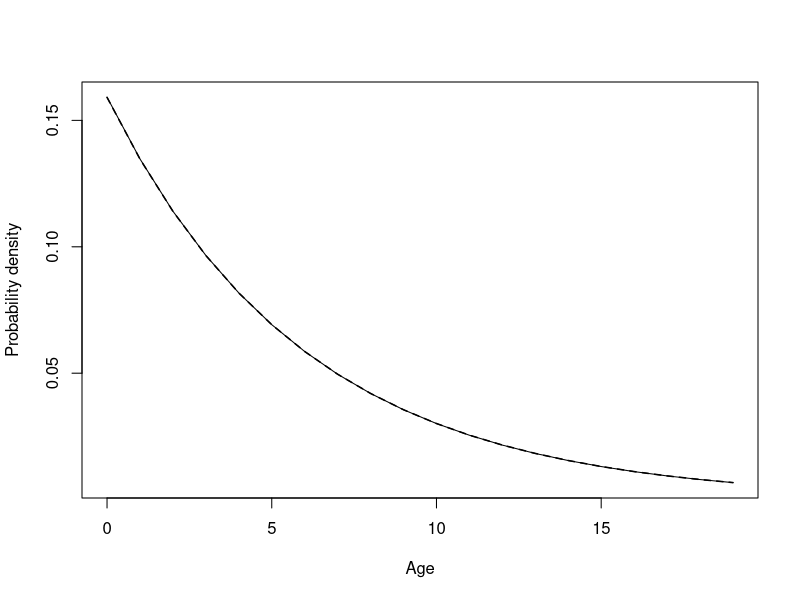
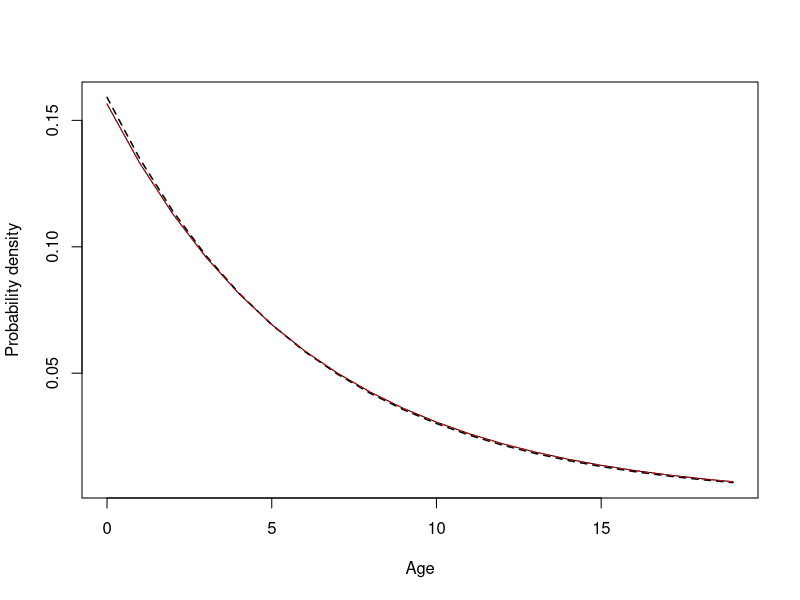
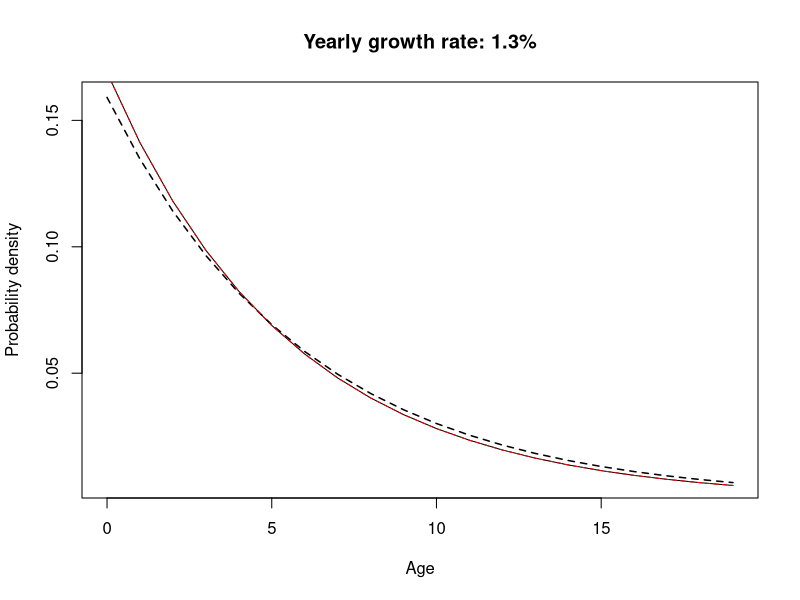
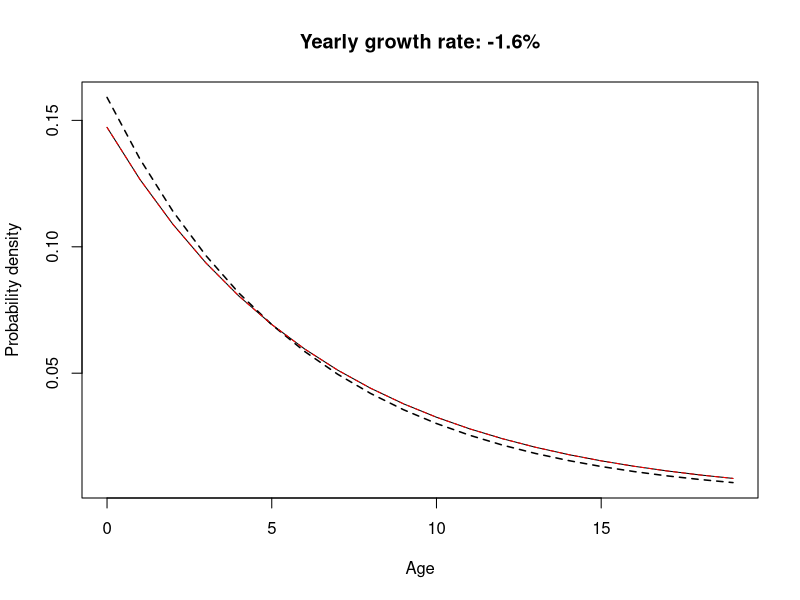
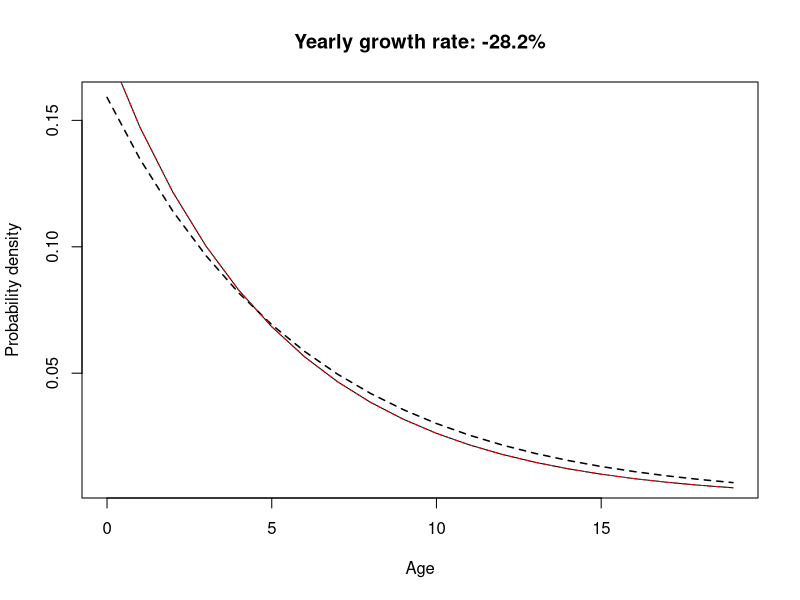
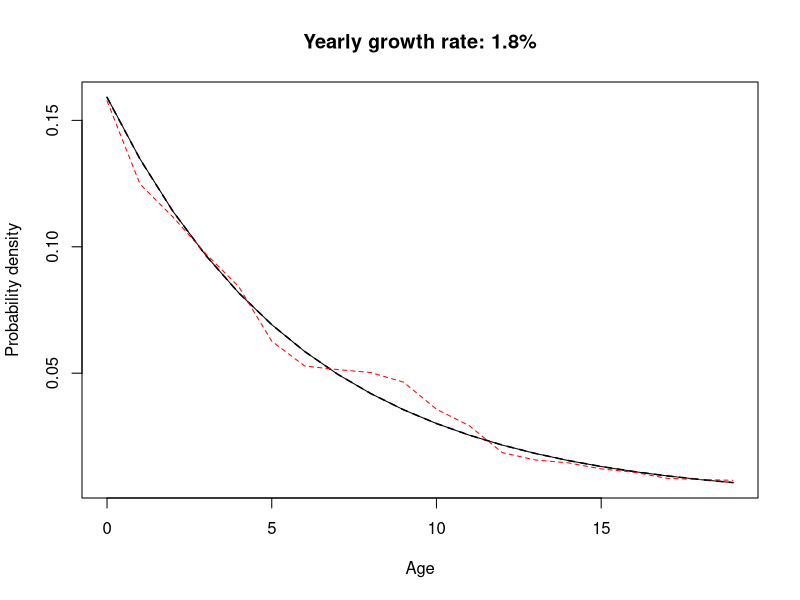
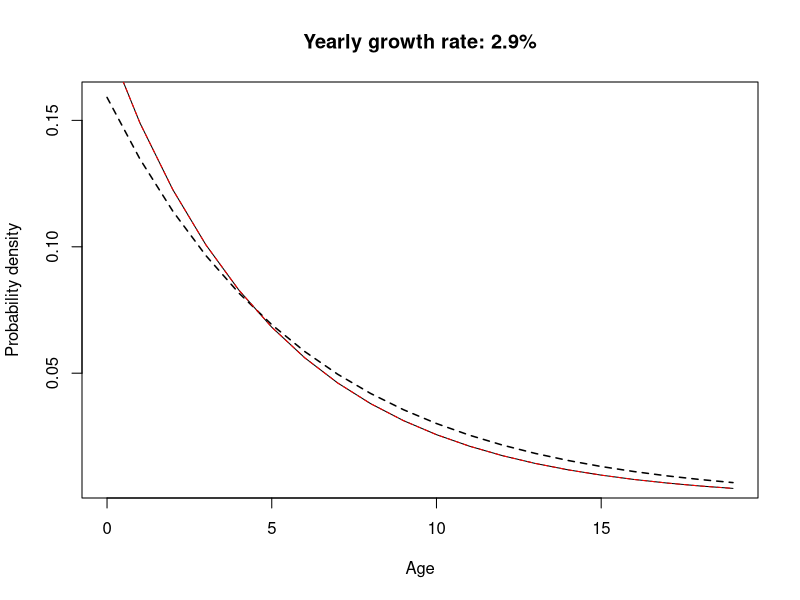
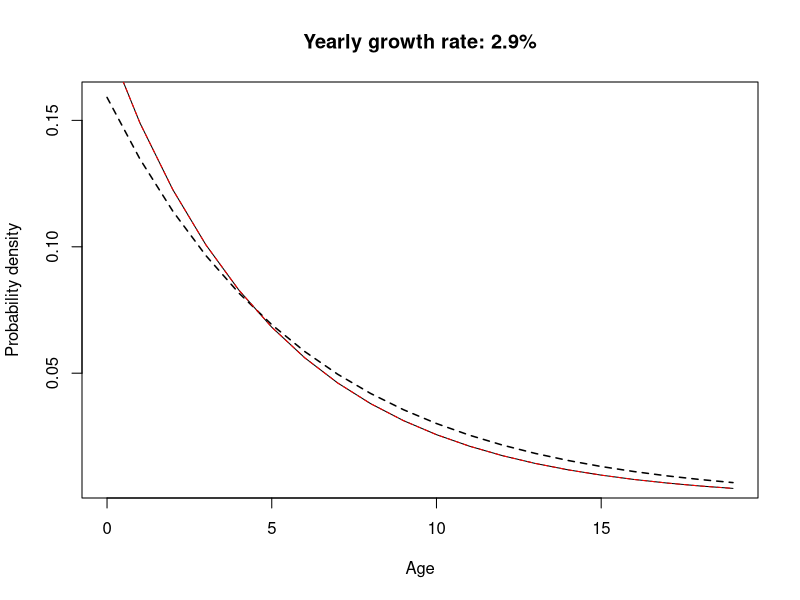

The R script that drew these images, in order:
## ---- chunk 1
knitr::opts_chunk$set(echo = TRUE, eval = TRUE)
## ---- chunk 2
## DEFINING THE LESLIE MATRIX
## =============================

survival <- 0.8465        # yearly survival for all age categories
exp_fecun <- 2            # expected fecundity
alpha <- 10               # age of maturity (knife-edge)
max_age <- 19             # the maximum age

## Initiate the matrix with zeros
Leslie_simple <- matrix(0, nrow = max_age + 1, ncol = max_age + 1)

## Define the first fecundity row, and only keep fecundity for mature categories
fecun_row <- rep(exp_fecun / 2, times = max_age + 1)
fecun_row[0:(max_age) < alpha] <- 0

Leslie_simple[1, ] <- fecun_row

## Create matrix with survival on the diagonal and zeros elsewhere, for survival
surv_mat <- matrix(0, nrow = max_age, ncol = max_age)
diag(surv_mat) <- survival

Leslie_simple[2:(max_age + 1), 1:max_age] <- surv_mat
## ---- chunk 3
## Extract dominant eigenvalue and eigenvector
orig_dom_value <- Re(eigen(Leslie_simple, symmetric=F)$values[1])    
orig_dom_value    # close to 1, which is the expected growth rate 

orig_dom_vector <- Re(eigen(Leslie_simple, symmetric=F)$vectors[, 1])

## Create a plot to show the dominant distribution as a dashed line
plot(y = orig_dom_vector / sum(orig_dom_vector), # divide by sum to be a pdf
     x = 0:19, type = "l", ylab = "Probability density", xlab = "Age", 
     lty = "dashed", lwd = 1.5) 
                                                   
## Now add the 'true' geometric distribution as a solid line
lines(x = 0:19, y = dgeom(0:19,  1 - survival) / pgeom(19, 1 - survival))
## ---- chunk 4
## Create a new fecundity row
set.seed(707707)
fecun_row <- (rep(exp_fecun, times = max_age + 1) + rnorm(20, 0, 0.2)) / 2
fecun_row[0:(max_age) < alpha] <- 0

Leslie_simple[1, ] <- fecun_row

## Re extract the eigen value and vector, and plot
dom_value <- Re(eigen(Leslie_simple, symmetric=F)$values[1])  
dom_value

dom_vector <- Re(eigen(Leslie_simple, symmetric=F)$vectors[, 1])

## Recreate the old plot
plot(y = orig_dom_vector / sum(orig_dom_vector), # divide by sum to be a pdf
     x = 0:19, type = "l", ylab = "Probability density", xlab = "Age", 
     lty = "dashed", lwd = 1.5) 
lines(x = 0:19, y = dgeom(0:19,  1 - (survival / dom_value)) / 
  pgeom(19, prob = 1 - (survival / dom_value)))
## Add the new stuff
lines(x = 0:19, y = dom_vector / sum(dom_vector), col = "red", lty = "dashed")
## ---- chunk 5
fecun_row <- rep(exp_fecun / 2, times = max_age + 1) * 1.2 # 20% increase
fecun_row[0:(max_age) < alpha] <- 0

Leslie_simple[1, ] <- fecun_row

## Re extract the eigen value and vector, and plot
dom_value <- Re(eigen(Leslie_simple, symmetric=F)$values[1])  
dom_value

dom_vector <- Re(eigen(Leslie_simple, symmetric=F)$vectors[, 1])

## Recreate the old plot
plot(y = orig_dom_vector / sum(orig_dom_vector), # divide by sum to be a pdf
     x = 0:19, type = "l", ylab = "Probability density", xlab = "Age", 
     lty = "dashed", lwd = 1.5, 
     main = paste0("Yearly growth rate: ", round(dom_value - 1, 3) * 100, "%")) 
lines(x = 0:19, y = dgeom(0:19,  1 - (survival / dom_value)) / 
  pgeom(19, prob = 1 - (survival / dom_value)))
## Add the new stuff
lines(x = 0:19, y = dom_vector / sum(dom_vector), col = "red", lty = "dashed")

## ---- chunk 6
fecun_row <- rep(exp_fecun / 2, times = max_age + 1) - 0.2 # 20% decrease
fecun_row[0:(max_age) < alpha] <- 0

Leslie_simple[1, ] <- fecun_row

## Re extract the eigen value and vector, and plot
dom_value <- Re(eigen(Leslie_simple, symmetric=F)$values[1])  
dom_value

dom_vector <- Re(eigen(Leslie_simple, symmetric=F)$vectors[, 1])

## Recreate the old plot
plot(y = orig_dom_vector / sum(orig_dom_vector), # divide by sum to be a pdf
     x = 0:19, type = "l", ylab = "Probability density", xlab = "Age", 
     lty = "dashed", lwd = 1.5, 
     main = paste0("Yearly growth rate: ", round(dom_value - 1, 3) * 100, "%")) 
lines(x = 0:19, y = dgeom(0:19,  1 - (survival / dom_value)) / 
  pgeom(19, prob = 1 - (survival / dom_value)))

## Add the new stuff
lines(x = 0:19, y = dom_vector / sum(dom_vector), col = "red", lty = "dashed")

## ---- chunk 7
## Set fecundity to original
fecun_row <- rep(exp_fecun / 2, times = max_age + 1) 
fecun_row[0:(max_age) < alpha] <- 0

Leslie_simple[1, ] <- fecun_row

## Now change the survival part
surv_mat <- matrix(0, nrow = max_age, ncol = max_age)
diag(surv_mat) <- survival * 0.7    # 30% decrease

Leslie_simple[2:(max_age + 1), 1:max_age] <- surv_mat

## Re extract the eigen value and vector, and plot
dom_value <- Re(eigen(Leslie_simple, symmetric=F)$values[1])  
dom_value

dom_vector <- Re(eigen(Leslie_simple, symmetric=F)$vectors[, 1])

## Recreate the old plot
plot(y = orig_dom_vector / sum(orig_dom_vector), # divide by sum to be a pdf
     x = 0:19, type = "l", ylab = "Probability density", xlab = "Age", 
     lty = "dashed", lwd = 1.5, 
     main = paste0("Yearly growth rate: ", round(dom_value - 1, 3) * 100, "%")) 
# lines(x = 0:19, y = dgeom(0:19,  1 - survival * 0.5) / pgeom(19, prob = 1 - survival * 0.5))
lines(x = 0:19, y = dgeom(0:19,  1 - (survival * 0.7 / dom_value)) / 
  pgeom(19, prob = 1 - (survival * 0.7 / dom_value)))
## Add the new stuff in red
lines(x = 0:19, y = dom_vector / sum(dom_vector), col = "red", lty = "dashed")

## ---- chunk 8
## Set fecundity to original
fecun_row <- rep(exp_fecun / 2, times = max_age + 1) 
fecun_row[0:(max_age) < alpha] <- 0

Leslie_simple[1, ] <- fecun_row

## Now change the survival part
surv_mat <- matrix(0, nrow = max_age, ncol = max_age)
diag(surv_mat) <- rep(survival, 19) + rnorm(19, 0.02, 0.1)  # 2% increase, sd=0.1

Leslie_simple[2:(max_age + 1), 1:max_age] <- surv_mat

## Re extract the eigen value and vector, and plot
dom_value <- Re(eigen(Leslie_simple, symmetric=F)$values[1])  
dom_value

dom_vector <- Re(eigen(Leslie_simple, symmetric=F)$vectors[, 1])

## Recreate the old plot
plot(y = orig_dom_vector / sum(orig_dom_vector), # divide by sum to be a pdf
     x = 0:19, type = "l", ylab = "Probability density", xlab = "Age", 
     lty = "dashed", lwd = 1.5, 
     main = paste0("Yearly growth rate: ", round(dom_value - 1, 3) * 100, "%")) 
lines(x = 0:19, y = dgeom(0:19,  1 - survival) / pgeom(19, prob = 1 - survival))

## Add the new stuff
lines(x = 0:19, y = dom_vector / sum(dom_vector), col = "red", lty = "dashed")
## ---- chunk 9
fecun_row <- rep(exp_fecun / 2, times = max_age + 1) + 0.5 # 50% increase
fecun_row[0:(max_age) < alpha] <- 0

Leslie_simple[1, ] <- fecun_row

## Reset the survival part
surv_mat <- matrix(0, nrow = max_age, ncol = max_age)
diag(surv_mat) <- rep(survival, 19) 

Leslie_simple[2:(max_age + 1), 1:max_age] <- surv_mat

## Re extract the eigen value and vector, and plot
dom_value <- Re(eigen(Leslie_simple, symmetric=F)$values[1])  
dom_value

dom_vector <- Re(eigen(Leslie_simple, symmetric=F)$vectors[, 1])

## Recreate the old plot
plot(y = orig_dom_vector / sum(orig_dom_vector), # divide by sum to be a pdf
     x = 0:19, type = "l", ylab = "Probability density", xlab = "Age", 
     lty = "dashed", lwd = 1.5, 
     main = paste0("Yearly growth rate: ", round(dom_value - 1, 3) * 100, "%")) 
lines(x = 0:19, y = dgeom(0:19,  1 - (survival / dom_value)) / 
  pgeom(19, prob = 1 - (survival / dom_value)))

## Add the new stuff
lines(x = 0:19, y = dom_vector / sum(dom_vector), col = "red", lty = "dashed")

## ---- chunk 10
## Recreate the old plot
plot(y = orig_dom_vector / sum(orig_dom_vector), # divide by sum to be a pdf
     x = 0:19, type = "l", ylab = "Probability density", xlab = "Age", 
     lty = "dashed", lwd = 1.5, 
     main = paste0("Yearly growth rate: ", round(dom_value - 1, 3) * 100, "%")) 
lines(x = 0:19, y = dgeom(0:19,  1 - (survival / dom_value)) / 
  pgeom(19, prob = 1 - (survival / dom_value)))

## Add the new stuff
lines(x = 0:19, y = dom_vector / sum(dom_vector), col = "red", lty = "dashed")
## ---- chunk 11
fecun_row <- rep(exp_fecun / 2, times = max_age + 1) - 0.7 # 70% increase
fecun_row[0:(max_age) < alpha] <- 0

Leslie_simple[1, ] <- fecun_row

## Reset the survival part
surv_mat <- matrix(0, nrow = max_age, ncol = max_age)
diag(surv_mat) <- rep(survival, 19) 

Leslie_simple[2:(max_age + 1), 1:max_age] <- surv_mat

## Re extract the eigen value and vector, and plot
dom_value <- Re(eigen(Leslie_simple, symmetric=F)$values[1])  
dom_value

dom_vector <- Re(eigen(Leslie_simple, symmetric=F)$vectors[, 1])

## Recreate the old plot
plot(y = orig_dom_vector / sum(orig_dom_vector), # divide by sum to be a pdf
     x = 0:19, type = "l", ylab = "Probability density", xlab = "Age", 
     lty = "dashed", lwd = 1.5, 
     main = paste0("Yearly growth rate: ", round(dom_value - 1, 3) * 100, "%")) 
lines(x = 0:19, y = dgeom(0:19,  1 - (survival / dom_value)) / 
  pgeom(19, prob = 1 - (survival / dom_value)))

## Add the new stuff
lines(x = 0:19, y = dom_vector / sum(dom_vector), col = "red", lty = "dashed")

